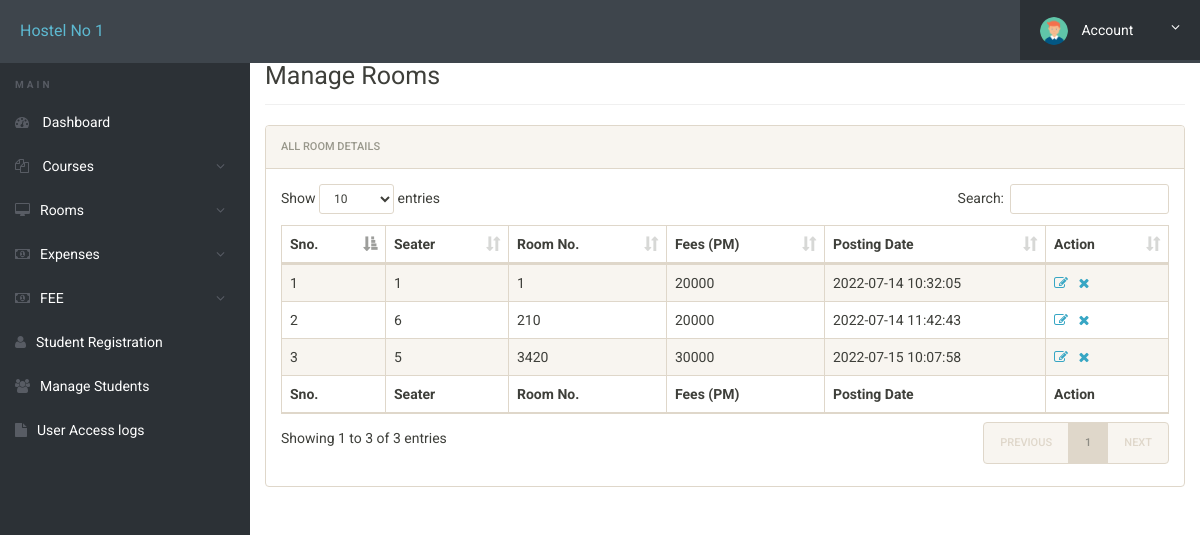
/manage-rooms.php (signed in), run on the app's committed database.
### tables this page shows
CREATE TABLE `rooms` (
  `id` int(11) NOT NULL,
  `seater` int(11) DEFAULT NULL,
  `room_no` int(11) DEFAULT NULL,
  `fees` int(11) DEFAULT NULL,
  `posting_date` timestamp NULL DEFAULT CURRENT_TIMESTAMP
);

### manage-rooms.php (the view, shortened to what this page needs)
<?php
include('includes/config.php');
?>
<!doctype html>
<html lang="en" class="no-js">
<head>
	<link rel="stylesheet" href="css/font-awesome.min.css">
	<link rel="stylesheet" href="css/bootstrap.min.css">
	<link rel="stylesheet" href="css/dataTables.bootstrap.min.css">
	<link rel="stylesheet" href="css/bootstrap-social.css">
	<link rel="stylesheet" href="css/bootstrap-select.css">
	<link rel="stylesheet" href="css/fileinput.min.css">
	<link rel="stylesheet" href="css/awesome-bootstrap-checkbox.css">
	<link rel="stylesheet" href="css/style.css">
</head>
<body>
	<?php include('includes/header.php');?>
	<div class="ts-main-content">
			<?php include('includes/sidebar.php');?>
		<div class="content-wrapper">
			<div class="container-fluid">
				<div class="row">
					<div class="col-md-12">
						<h2 class="page-title" style="margin-top: 4%">Manage Rooms</h2>
						<div class="panel panel-default">
							<div class="panel-heading">All Room Details</div>
							<div class="panel-body">
								<table id="zctb" class="display table table-striped table-bordered table-hover" cellspacing="0" width="100%">
									<thead>
										<tr>
											<th>Sno.</th>
											<th>Seater</th>
											<th>Room No.</th>
											<th>Fees (PM) </th>
											<th>Posting Date  </th>
											<th>Action</th>
										</tr>
									</thead>
									<tfoot>
										<tr>
											<th>Sno.</th>
											<th>Seater</th>
											<th>Room No.</th>
											<th>Fees (PM) </th>
											<th>Posting Date  </th>
											<th>Action</th>
										</tr>
									</tfoot>
									<tbody>
<?php
$ret="select * from rooms";
$stmt= $mysqli->prepare($ret) ;
$stmt->execute() ;
$res=$stmt->get_result();
$cnt=1;
while($row=$res->fetch_object())
	  {
	  	?>
<tr><td><?php echo $cnt;;?></td>
<td><?php echo $row->seater;?></td>
<td><?php echo $row->room_no;?></td>
<td><?php echo $row->fees;?></td>
<td><?php echo $row->posting_date;?></td>
<td><a href="edit-room.php?id=<?php echo $row->id;?>"><i class="fa fa-edit"></i></a>&nbsp;&nbsp;
<a href="manage-rooms.php?del=<?php echo $row->id;?>" onclick="return confirm("Do you want to delete");"><i class="fa fa-close"></i></a></td>
										</tr>
									<?php
$cnt=$cnt+1;
									 } ?>
									</tbody>
								</table>
							</div>
						</div>
					</div>
				</div>
			</div>
		</div>
	</div>
</body>
</html>

### css/style.css (style rules this page uses)
html { font-size: 14px; }
@media only screen and (min-width: 480px) { html { font-size: 17px; } }
@media only screen and (min-width: 768px) { html { font-size: 14px; } }
body { font-size: 1em; }
a { color: #37a6c4; }
.panel { overflow: hidden; }
.page-title { padding-bottom: 15px; margin-bottom: 20px; border-bottom: 1px solid #f0f0f0; }
.ts-main-content .content-wrapper { padding-top: 15px; margin-top: 10px; }
@media only screen and (min-width: 992px) { .ts-main-content .content-wrapper { margin-left: 250px; } }

### data on the page
rooms: seater "1", room_no "1", fees "20000", posting_date "2022-07-14 10:32:05"
rooms: seater "6", room_no "210", fees "20000", posting_date "2022-07-14 11:42:43"
rooms: seater "5", room_no "3420", fees "30000", posting_date "2022-07-15 10:07:58"
